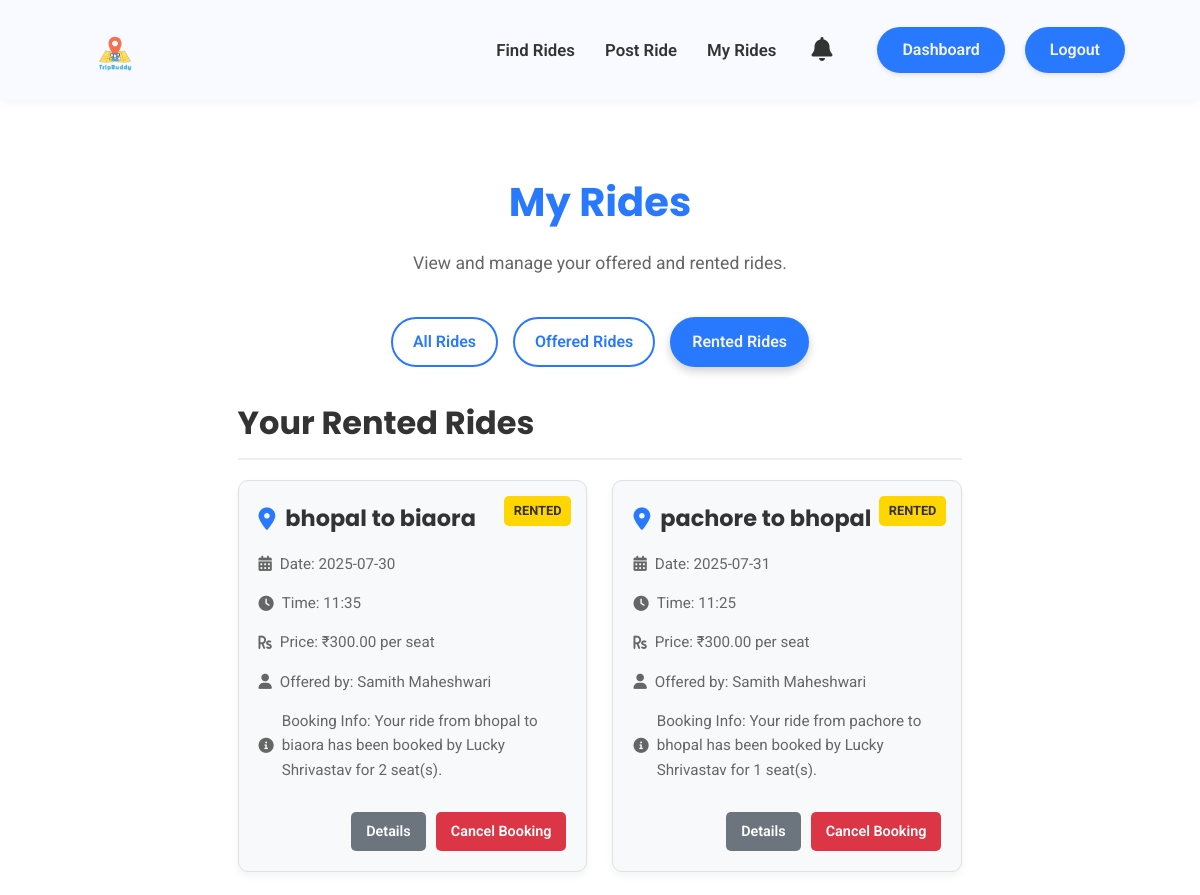
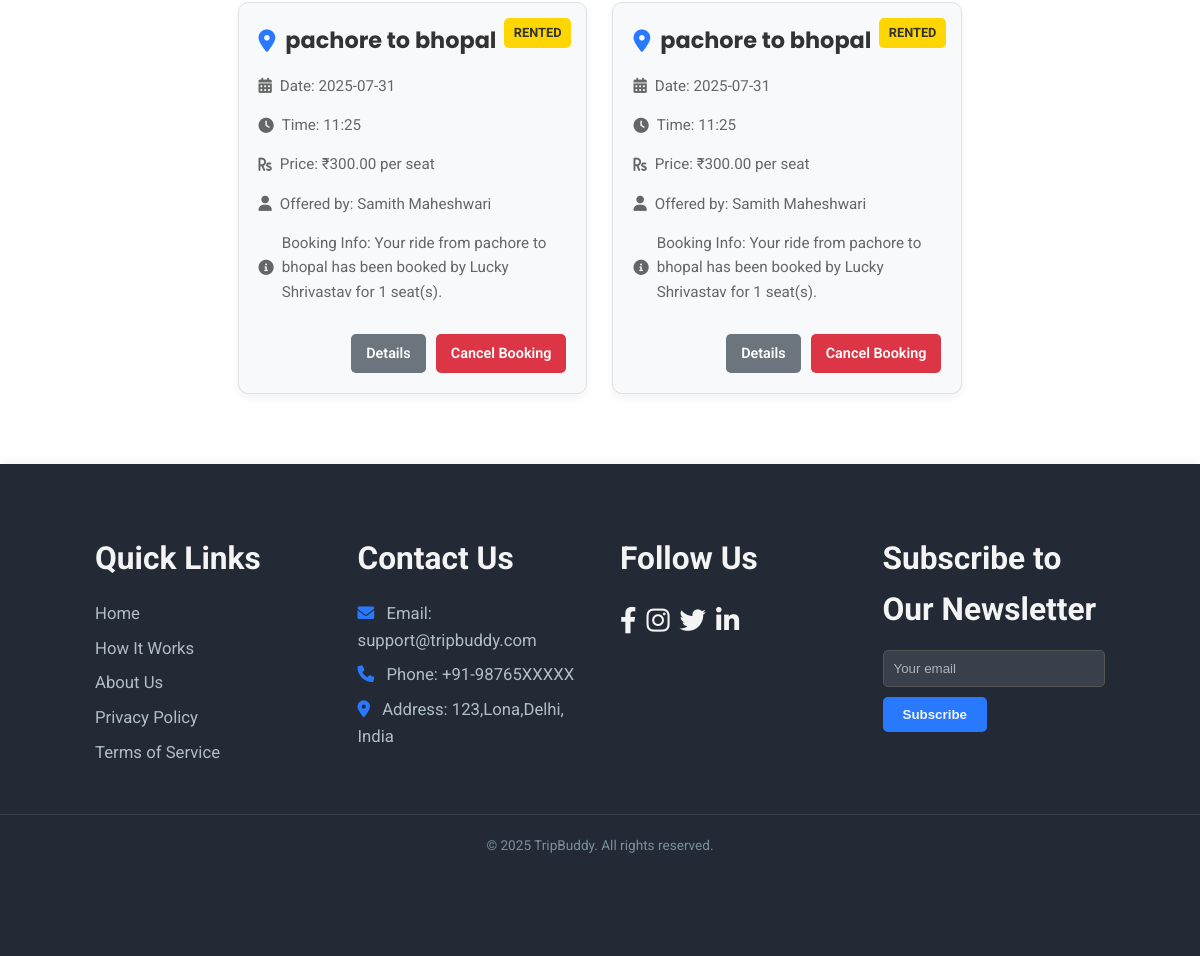
Page /my_rides?filter=rented (signed in) on the committed database (2 pictures, top to bottom).
### models.py (models this page shows, shortened)
class Notification(db.Model):
    id = db.Column(db.Integer, primary_key=True)
    user_id = db.Column(db.Integer, db.ForeignKey('user.id'), nullable=False) # The user who receives the notification
    sender_id = db.Column(db.Integer, db.ForeignKey('user.id'), nullable=True) # Optional: User who triggered the notification
    message = db.Column(db.String(500), nullable=False)
    type = db.Column(db.String(50), nullable=True) # e.g., 'ride_booked', 'message', 'ride_cancelled'
    is_read = db.Column(db.Boolean, default=False, nullable=False)
    timestamp = db.Column(db.DateTime, default=datetime.utcnow, nullable=False)
    ride_id = db.Column(db.Integer, db.ForeignKey('ride.id'), nullable=True)
    ride = db.relationship('Ride', backref='notifications', lazy=True) # Back-reference to the ride

class Ride(db.Model):
    id = db.Column(db.Integer, primary_key=True)
    creator_id = db.Column(db.Integer, db.ForeignKey('user.id'), nullable=False)
    start_location = db.Column(db.String(100), nullable=False)
    end_location = db.Column(db.String(100), nullable=False)
    price = db.Column(db.Float, nullable=False)
    seats = db.Column(db.Integer, nullable=False)
    date = db.Column(db.Date, nullable=False)
    time = db.Column(db.String(20), nullable=False) # Store time as string (e.g., "10:00 AM")
    description = db.Column(db.Text, nullable=True)

class User(UserMixin, db.Model):
    id = db.Column(db.Integer, primary_key=True)
    username = db.Column(db.String(80), unique=True, nullable=False)
    email = db.Column(db.String(120), unique=True, nullable=False)
    password = db.Column(db.String(120), nullable=False)
    role = db.Column(db.String(20), nullable=False) # e.g., 'Renter', 'Provider'
    rides_created = db.relationship('Ride', backref='creator', lazy=True)
    rides_taken = db.Column(db.Integer, default=0, nullable=False)
    can_offer_rides = db.Column(db.Boolean, default=False, nullable=False)
    can_find_rides = db.Column(db.Boolean, default=False, nullable=False)
    received_notifications = db.relationship('Notification', backref='recipient', lazy=True, foreign_keys='Notification.user_id')

### app.py (the view)
@app.route('/my_rides', methods=['GET'])
@login_required
def my_rides():
    filter_type = request.args.get('filter', 'all')
    offered_rides = []
    rented_bookings = [] # Renamed to better reflect it's a list of Notification objects
    offered_rides_query = Ride.query.filter_by(creator_id=current_user.id).order_by(Ride.date.desc(), Ride.time.asc())
    rented_bookings_query = Notification.query.options(joinedload(Notification.ride)).filter(
        Notification.sender_id == current_user.id,
        Notification.type == 'ride_booked',
        Notification.ride_id.isnot(None) # Ensure there's an associated ride
    ).order_by(Notification.timestamp.desc())
    if filter_type == 'offered':
        offered_rides = offered_rides_query.all()
    elif filter_type == 'rented':
        rented_bookings = rented_bookings_query.all()
    else: # 'all' or no filter
        offered_rides = offered_rides_query.all()
        rented_bookings = rented_bookings_query.all()
    return render_template('my_rides.html',
                           offered_rides=offered_rides,
                           rented_bookings=rented_bookings, # Pass the list of notifications
                           filter_type=filter_type)

### app.py (called while the page is built)
@login_manager.user_loader
def load_user(user_id):
    return User.query.get(int(user_id))

### templates/my_rides.html (shortened to what this page needs)
<!DOCTYPE html>
<html lang="en">
<head>
    <link rel="stylesheet" href="https://cdnjs.cloudflare.com/ajax/libs/font-awesome/6.0.0-beta3/css/all.min.css">
    <link rel="stylesheet" href="{{ url_for('static', filename='css/main.css') }}">
    <link rel="stylesheet" href="{{ url_for('static', filename='css/dashboard.css') }}">
</head>
<body>
    <header class="dashboard-header">
        <div class="header-container">
            <div class="logo">
                <img src="{{ url_for('static', filename='images/tripbuddy.png') }}" alt="TripBuddy Logo" class="logo-img">
            </div>
            <div class="header-right-section">
                <nav class="dashboard-nav-header">
                    <ul>
                        <li><a href="{{ url_for('find_rides') }}" {% if not current_user.can_find_rides %}class="disabled-link"{% endif %}>Find Rides</a></li>
                        <li><a href="{{ url_for('post_ride') }}" {% if not current_user.can_offer_rides %}class="disabled-link"{% endif %}>Post Ride</a></li>
                        <li><a href="{{ url_for('my_rides') }}" class="active">My Rides</a></li>
                    </ul>
                </nav>
                <div class="header-actions">
                    <button class="notification-bell" aria-label="Notifications">
                        <i class="fas fa-bell"></i>
                    </button>
                    <a href="{{ url_for('dashboard') }}" class="logout-btn-header">Dashboard</a>
                    <a href="{{ url_for('logout') }}" class="logout-btn-header">Logout</a>
                </div>
            </div>
        </div>
    </header>
    <main class="my-rides-main">
        <div class="my-rides-container">
            <h1 class="my-rides-heading">My Rides</h1>
            <p class="my-rides-subheading">View and manage your offered and rented rides.</p>
            <div class="filter-buttons">
                <a href="{{ url_for('my_rides', filter='all') }}" class="btn {% if filter_type == 'all' %}active{% endif %}">All Rides</a>
                <a href="{{ url_for('my_rides', filter='offered') }}" class="btn {% if filter_type == 'offered' %}active{% endif %}">Offered Rides</a>
                <a href="{{ url_for('my_rides', filter='rented') }}" class="btn {% if filter_type == 'rented' %}active{% endif %}">Rented Rides</a>
            </div>
            {% if (filter_type == 'all' or filter_type == 'rented') %}
                <section class="rides-list-section">
                    <h2>Your Rented Rides</h2>
                    {% if rented_bookings %}
                        <div class="rides-grid">
                            {% for booking in rented_bookings %}
                                {% if booking.ride %}
                                <div class="ride-card">
                                    <span class="ride-type-badge rented">Rented</span>
                                    <h3><i class="fas fa-map-marker-alt"></i> {{ booking.ride.start_location }} to {{ booking.ride.end_location }}</h3>
                                    <p><i class="fas fa-calendar-alt"></i> Date: {{ booking.ride.date.strftime('%Y-%m-%d') }}</p>
                                    <p><i class="fas fa-clock"></i> Time: {{ booking.ride.time }}</p>
                                    <p><i class="fas fa-rupee-sign"></i> Price: ₹{{ "%.2f"|format(booking.ride.price) }} per seat</p>
                                    <p><i class="fas fa-user"></i> Offered by: {{ booking.ride.creator.username }}</p>
                                    <p><i class="fas fa-info-circle"></i> Booking Info: {{ booking.message }}</p>
                                    <div class="ride-actions">
                                        <a href="#" class="btn-detail">Details</a>
                                        <a href="#" class="btn-cancel">Cancel Booking</a>
                                    </div>
                                </div>
                                {% endif %}
                            {% endfor %}
                        </div>
                    {% else %}
                        <p class="no-rides-message"><i class="fas fa-info-circle"></i> You have not rented any rides yet.</p>
                    {% endif %}
                </section>
            {% endif %}
        </div>
    </main>
    <footer class="main-footer section-padding">
        <div class="footer-container container">
            <div class="footer-links-group">
                <h4>Quick Links</h4>
                <a href="{{ url_for('home') }}">Home</a>
                <a href="{{ url_for('home') }}#how-it-works">How It Works</a>
                <a href="{{ url_for('about') }}">About Us</a>
                <a href="#">Privacy Policy</a>
                <a href="#">Terms of Service</a>
            </div>
            <div class="footer-contact-group">
                <h4>Contact Us</h4>
                <p><i class="fas fa-envelope"></i> Email: support@tripbuddy.com</p>
                <p><i class="fas fa-phone"></i> Phone: +91-98765XXXXX</p>
                <p><i class="fas fa-map-marker-alt"></i> Address: 123,Lona,Delhi, India</p>
            </div>
            <div class="footer-social-group">
                <h4>Follow Us</h4>
                <div class="social-icons">
                    <a href="https://www.facebook.com" target="_blank" aria-label="Facebook"><i class="fab fa-facebook-f"></i></a>
                    <a href="https://www.instagram.com" target="_blank" aria-label="Instagram"><i class="fab fa-instagram"></i></a>
                    <a href="https://www.twitter.com" target="_blank" aria-label="Twitter"><i class="fab fa-twitter"></i></a>
                    <a href="https://www.linkedin.com" target="_blank" aria-label="LinkedIn"><i class="fab fa-linkedin-in"></i></a>
                </div>
            </div>
            <div class="footer-newsletter-group">
                <h4>Subscribe to Our Newsletter</h4>
                <form class="newsletter-form">
                    <input type="email" placeholder="Your email" required />
                    <button type="submit">Subscribe</button>
                </form>
            </div>
        </div>
        <p class="footer-copy">&copy; 2025 TripBuddy. All rights reserved.</p>
    </footer>
</body>
</html>

### static/css/main.css (style rules this page uses)
* { margin: 0; padding: 0; box-sizing: border-box; }
:root { --primary-color: #2979FF; --secondary-color: #FFD600; --dark-blue-hover: #1976D2; --dark-yellow-hover: #FFC107; --text-dark: #333333; --text-light: #f4f4f4; --background-light: #ffffff; --bg-dark: #232a36; --shadow-light: rgba(0, 0, 0, 0.05); --shadow-medium: rgba(0, 0, 0, 0.15); --poppins: 'Poppins', sans-serif; --roboto: 'Roboto', sans-serif; --primary-color-dark: #1976D2; --text-white: #ffffff; --bg-card: #ffffff; --text-medium: #666; }
body { font-family: var(--roboto); line-height: 1.6; color: var(--text-dark); background-color: #F0F2F5; overflow-x: hidden; display: flex; flex-direction: column; min-height: 100vh; }
.container { width: 90%; max-width: 1200px; margin: 0 auto; }
h1, h2, h3 { font-family: var(--poppins); color: var(--text-dark); margin-bottom: 20px; }
.section-padding { padding: 80px 0; }
.logo img { height: 80px; width: auto; display: block; }
.btn, .nav-btn { display: inline-flex; align-items: center; justify-content: center; padding: 8px 20px; border-radius: 25px; text-decoration: none; font-weight: 600; transition: all 0.3s ease; font-size: 1em; border: 2px solid transparent; cursor: pointer; white-space: nowrap; }
.btn::after, .nav-btn::after { display: none; }
.main-footer { background: var(--bg-dark); color: #B0BEC5; text-align: center; box-shadow: 0 -2px 10px var(--shadow-light); padding-top: 50px; margin-top: auto; }
.main-footer .footer-container { display: flex; flex-wrap: wrap; justify-content: space-around; margin-bottom: 20px; font-size: 1.1em; padding: 0 15px; }
.footer-links-group, .footer-contact-group, .footer-social-group, .footer-newsletter-group { margin: 20px; min-width: 200px; flex: 1; max-width: 280px; text-align: left; }
.footer-links-group h4, .footer-contact-group h4, .footer-social-group h4, .footer-newsletter-group h4 { margin-bottom: 15px; font-size: 1.8em; color: var(--text-light); }
.footer-links-group a, .footer-contact-group p { display: block; color: #B0BEC5; text-decoration: none; margin-bottom: 8px; font-size: 0.95em; }
.footer-contact-group p i { margin-right: 8px; color: var(--primary-color); }
.footer-social-group .social-icons { margin-top: 0; display: flex; justify-content: flex-start; }
.footer-social-group .social-icons a { margin: 0 10px 0 0; font-size: 1.5em; color: var(--text-light); }
.footer-newsletter-group .newsletter-form { display: flex; flex-direction: column; align-items: flex-start; }
.footer-newsletter-group input { padding: 10px; width: 100%; max-width: 250px; margin-bottom: 10px; border: 1px solid #555; background-color: rgba(255, 255, 255, 0.1); color: var(--text-light); border-radius: 5px; }
.footer-newsletter-group input::placeholder { color: rgba(255, 255, 255, 0.6); }
.footer-newsletter-group button { padding: 10px 20px; background-color: var(--primary-color); color: var(--text-light); border: none; cursor: pointer; border-radius: 5px; font-weight: bold; transition: background-color 0.3s ease; }
.footer-copy { border-top: 1px solid rgba(255, 255, 255, 0.1); padding-top: 20px; margin-top: 20px; padding-bottom: 20px; font-size: 0.85em; color: #78909C; }

### rows in the picture
Notification: ride.start_location "bhopal", ride.end_location "biaora", ride "2025-07-30", ride.time "11:35", ride.creator.username "Samith Maheshwari", message "Your ride from bhopal to biaora has been booked by Lucky Shrivastav for 2 seat(s)."
Ride: ride.price "300.00"
Notification: ride.start_location "pachore", ride.end_location "bhopal", ride "2025-07-31", ride.time "11:25", ride.creator.username "Samith Maheshwari", message "Your ride from pachore to bhopal has been booked by Lucky Shrivastav for 1 seat(s)."
Ride: ride.price "300.00"
Notification: ride.start_location "pachore", ride.end_location "bhopal", ride "2025-07-31", ride.time "11:25", ride.creator.username "Samith Maheshwari", message "Your ride from pachore to bhopal has been booked by Lucky Shrivastav for 1 seat(s)."
Notification: ride.start_location "pachore", ride.end_location "bhopal", ride "2025-07-31", ride.time "11:25", ride.creator.username "Samith Maheshwari", message "Your ride from pachore to bhopal has been booked by Lucky Shrivastav for 1 seat(s)."
